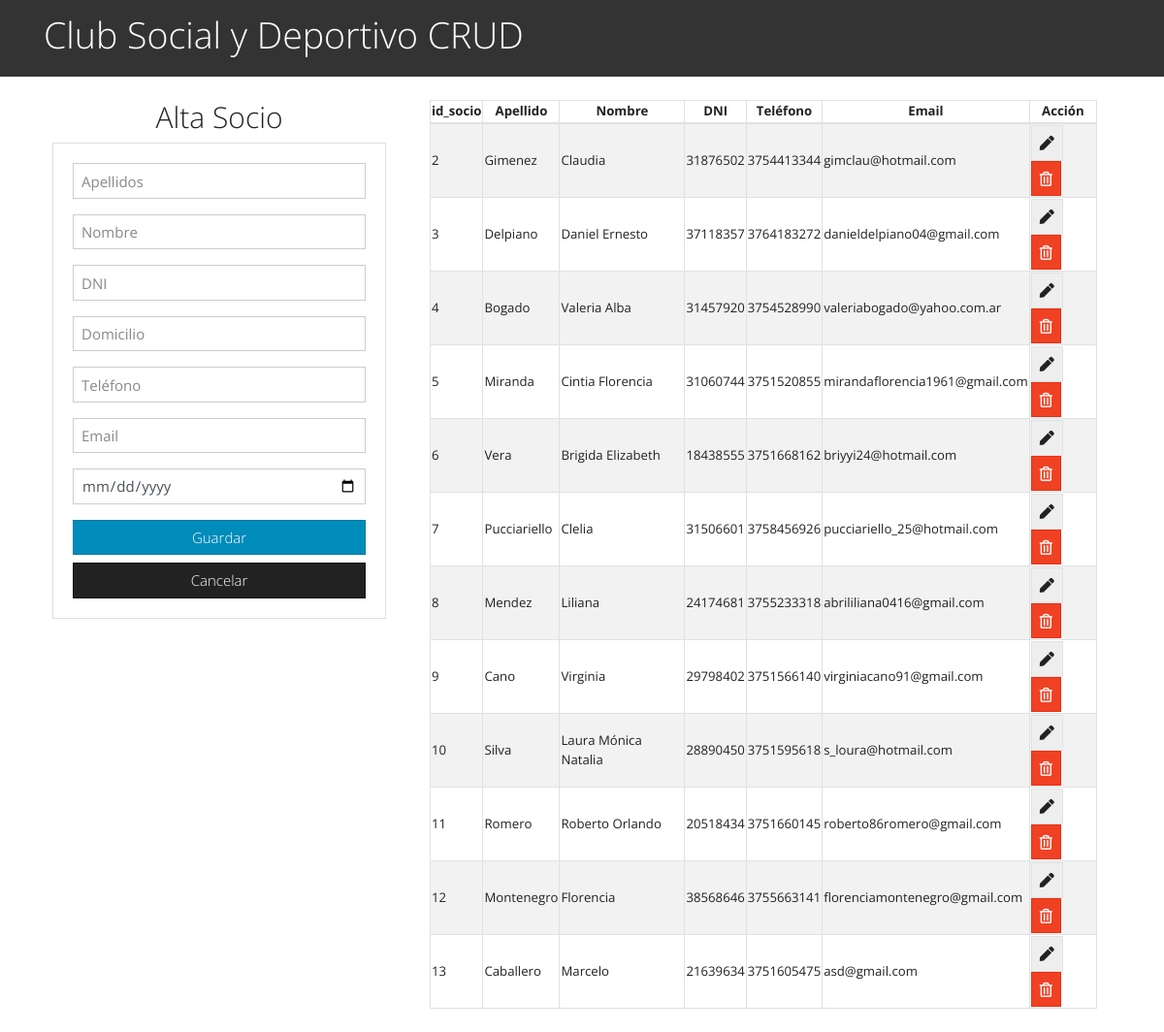
The page / on the database its author committed.
### tables this page shows
CREATE TABLE `socios` (
  `id_socio` int(3) NOT NULL,
  `apellido` varchar(20) NOT NULL,
  `nombre` varchar(50) NOT NULL,
  `dni` varchar(8) NOT NULL,
  `domicilio` varchar(100) NOT NULL,
  `telefono` varchar(15) NOT NULL,
  `email` varchar(50) NOT NULL,
  `estado` tinyint(1) NOT NULL,
  `fecha_alta` date NOT NULL,
  `fecha_baja` date DEFAULT NULL
);

### index.php (the view, shortened to what this page needs)
<?php include("db.php"); ?>
<?php include('includes/header.php'); ?>
<main class="container p-4">
  <div class="row">
    <div class="col-md-4">
      <h2 class="text-center">Alta Socio</h2>
      <div class="card card-body">
        <form action="guardar.php" method="POST">
          <div class="form-group">
            <input type="text" name="apellido" class="form-control" placeholder="Apellidos " autofocus required>
          </div>
          <div class="form-group">
            <input type="text" name="nombre" class="form-control" placeholder="Nombre " autofocus required>
          </div>
          <div class="form-group">
            <input type="text" name="dni" class="form-control" placeholder="DNI " autofocus required>
          </div>
          <div class="form-group">
            <input type="text" name="domicilio" class="form-control" placeholder="Domicilio " autofocus required>
          </div>
          <div class="form-group">
            <input type="text" name="telefono" class="form-control" placeholder="Teléfono " autofocus required>
          </div>
          <div class="form-group">
            <input type="text" name="email" class="form-control" placeholder="Email " autofocus>
          </div>
          <div class="form-group">
            <input type="date" name="fecha_alta" class="form-control" placeholder="Fecha Alta " autofocus required>
          </div>
          <input type="submit" name="guardar" class="btn btn-primary btn-block"  value="Guardar">
          <a type="submit" href="index.php" class="btn btn-dark btn-block"> Cancelar</a>
        </form>
      </div>
    </div>
    <div class="col-md-8">
<div class="container">
       <div class="row">
           <div class="col-lg-12">
            <table id="socios" class="table-striped table-bordered" style="width:100%">
                <thead class="text-center">
                    <th>id_socio</th>
                    <th>Apellido</th>
                    <th>Nombre</th>
                    <th>DNI</th>
                    <th>Teléfono</th>
                    <th>Email</th>
                    <th>Acción</th>
                </thead>
                <tbody>
                    <?php
                    $query = "SELECT * FROM socios WHERE estado = 1";
                    $result_socios = mysqli_query($mysqli, $query);
                    while($socio = mysqli_fetch_assoc($result_socios)) { ?>
                    <tr>
                        <td><?php echo $socio['id_socio']?></td>
                        <td><?php echo $socio['apellido']?></td>
                        <td><?php echo $socio['nombre']?></td>
                        <td><?php echo $socio['dni']?></td>
                        <td><?php echo $socio['telefono']?></td>
                        <td><?php echo $socio['email']?></td>
                        <td>
                          <a href="editar.php?id=<?php echo $socio['id_socio']?>" class="btn btn-secondary">
                          <i class="fas fa-pen"></i>
                          </a>
                          <a href="eliminar.php?id=<?php echo $socio['id_socio']?>" class="btn btn-danger" onclick="return confirmar()">
                          <i class="far fa-trash-alt"></i>
                          </a>
                        </td>
                    </tr>
                    <?php
                        }
                    ?>
                </tbody>
            </table>
           </div>
       </div>
    </div>
  </div>
</main>
<?php include('includes/footer.php'); ?>

### includes/header.php (shortened to what this page needs)
<!DOCTYPE html>
<html lang="es">
  <head>
    <link rel="stylesheet" href="https://bootswatch.com/4/yeti/bootstrap.min.css">
    <link rel="stylesheet" href="https://use.fontawesome.com/releases/v5.6.3/css/all.css">
    <link rel="stylesheet" type="text/css" href="https://cdn.datatables.net/v/bs4/dt-1.10.20/datatables.min.css"/>
  </head>
  <body>
    <nav class="navbar navbar-dark bg-dark">
      <div class="container">
        <a class="navbar-brand" href="index.php"><h1>Club Social y Deportivo CRUD</h1></a>
      </div>
    </nav>

### includes/footer.php (shortened to what this page needs)
</body>
</html>

### rows shown on the page
socios: id_socio "2", apellido "Gimenez", nombre "Claudia", dni "31876502", telefono "3754413344", email "gimclau@hotmail.com"
socios: id_socio "3", apellido "Delpiano", nombre "Daniel Ernesto", dni "37118357", telefono "3764183272", email "danieldelpiano04@gmail.com"
socios: id_socio "4", apellido "Bogado", nombre "Valeria Alba", dni "31457920", telefono "3754528990", email "valeriabogado@yahoo.com.ar"
socios: id_socio "5", apellido "Miranda", nombre "Cintia Florencia", dni "31060744", telefono "3751520855", email "mirandaflorencia1961@gmail.com"
socios: id_socio "6", apellido "Vera", nombre "Brigida Elizabeth", dni "18438555", telefono "3751668162", email "briyyi24@hotmail.com"
socios: id_socio "7", apellido "Pucciariello", nombre "Clelia", dni "31506601", telefono "3758456926", email "pucciariello_25@hotmail.com"
socios: id_socio "8", apellido "Mendez", nombre "Liliana", dni "24174681", telefono "3755233318", email "abrililiana0416@gmail.com"
socios: id_socio "9", apellido "Cano", nombre "Virginia", dni "29798402", telefono "3751566140", email "virginiacano91@gmail.com"
socios: id_socio "10", apellido "Silva", nombre "Laura Mónica Natalia", dni "28890450", telefono "3751595618", email "s_loura@hotmail.com"
socios: id_socio "11", apellido "Romero", nombre "Roberto Orlando", dni "20518434", telefono "3751660145", email "roberto86romero@gmail.com"
socios: id_socio "12", apellido "Montenegro", nombre "Florencia", dni "38568646", telefono "3755663141", email "florenciamontenegro@gmail.com"
socios: id_socio "13", apellido "Caballero", nombre "Marcelo", dni "21639634", telefono "3751605475", email "asd@gmail.com"
